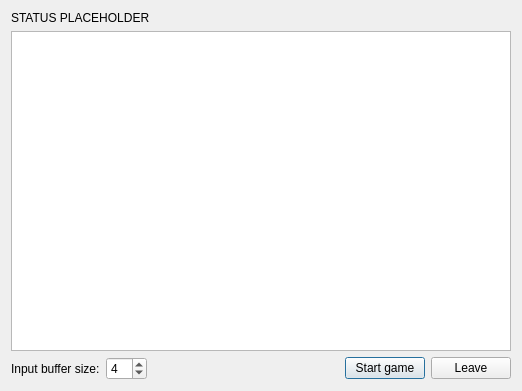
<?xml version="1.0" encoding="UTF-8"?>
<ui version="4.0">
 <class>NetplayDialog</class>
 <widget class="QDialog" name="NetplayDialog">
  <property name="geometry">
   <rect>
    <x>0</x>
    <y>0</y>
    <width>522</width>
    <height>391</height>
   </rect>
  </property>
  <property name="windowTitle">
   <string>NETPLAY SHITO</string>
  </property>
  <layout class="QVBoxLayout" name="verticalLayout_2">
   <item>
    <widget class="QLabel" name="lblStatus">
     <property name="text">
      <string>STATUS PLACEHOLDER</string>
     </property>
    </widget>
   </item>
   <item>
    <widget class="QTreeView" name="tvPlayerList"/>
   </item>
   <item>
    <layout class="QHBoxLayout" name="horizontalLayout">
     <item>
      <widget class="QLabel" name="lblInputBufferSize">
       <property name="text">
        <string>Input buffer size:</string>
       </property>
      </widget>
     </item>
     <item>
      <widget class="QSpinBox" name="spnInputBufferSize">
       <property name="minimum">
        <number>0</number>
       </property>
       <property name="maximum">
        <number>16</number>
       </property>
       <property name="value">
        <number>4</number>
       </property>
      </widget>
     </item>
     <item>
      <spacer name="horizontalSpacer">
       <property name="orientation">
        <enum>Qt::Horizontal</enum>
       </property>
       <property name="sizeHint" stdset="0">
        <size>
         <width>40</width>
         <height>20</height>
        </size>
       </property>
      </spacer>
     </item>
     <item>
      <widget class="QPushButton" name="btnStartGame">
       <property name="text">
        <string>Start game</string>
       </property>
      </widget>
     </item>
     <item>
      <widget class="QPushButton" name="btnLeaveGame">
       <property name="text">
        <string>Leave</string>
       </property>
      </widget>
     </item>
    </layout>
   </item>
  </layout>
 </widget>
 <resources/>
 <connections/>
</ui>
